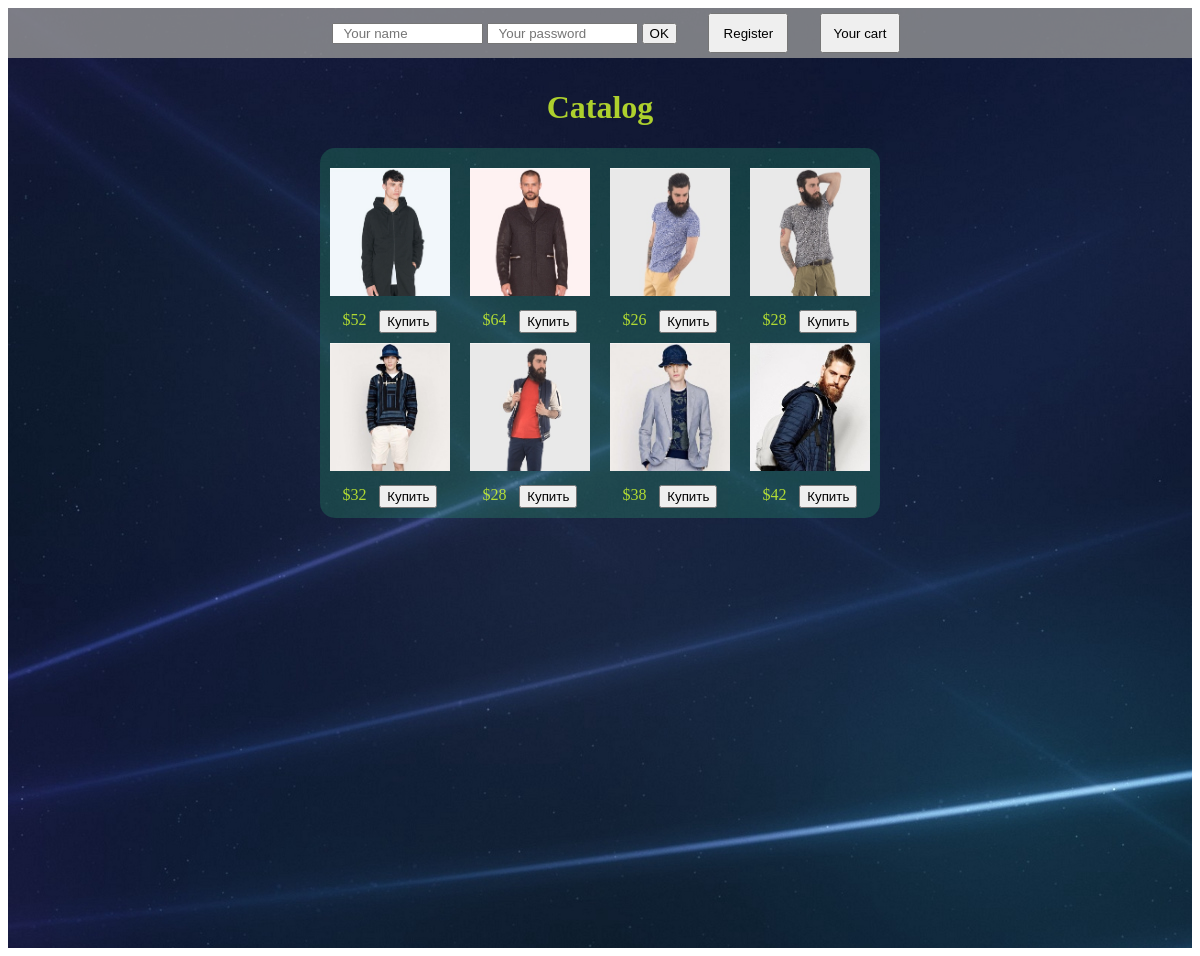
The page / on the database its author committed.
### tables this page shows
CREATE TABLE `goods` (
  `id` int(11) NOT NULL,
  `pic` text NOT NULL,
  `name` text NOT NULL,
  `price` int(11) NOT NULL,
  `description` text NOT NULL
);

### index.php (the view, shortened to what this page needs)
<?php
include "include/connect.php";
$sql = "SELECT * FROM `goods`";
$result = mysqli_query($db, $sql);
include "include/calc_sum.php";
$username = json_decode($_COOKIE['user']);
?>
<!DOCTYPE html>
<html lang="en">
<head>
    <link rel="stylesheet" type="text/css" href="style.css"/>
</head>
<body>
<div class="container">
    <div class="top">
        <div class="tocart">
            <?php
            if ($username[0] == null) {
                include "include/form.php";
            } else {
                include "include/form1.php";
            }
            ?>
            <a href="pages/cart.php">
                <button class="cart">Your cart <br/><span class="sum"><?= $sum ?></span></button>
            </a>
        </div>
    </div>
    <div class="content">
        <h1 class="title">Catalog</h1>
        <div class="album">
            <?php
            foreach ($result as $name): ?>
                <div class="border">
                    <a rel="gallery" class="pic"
                       href="pages/single.php?id=<?= $name['id'] ?>">
                        <img alt="pic" src="img/small/<?= $name['pic'] ?>" width="120"/>
                    </a>
                    <div class="price-buy">
                        <p class="price">$<?= $name['price'] ?></p>
                        <button class="buy" data-id_good="<?= $name['id'] ?>">Купить</button>
                    </div>
                </div>
                <br>
            <? endforeach; ?>
        </div>
    </div>
</div>
</body>
</html>

### include/form.php
<?php
$content = '
<form class="enter" action = "../handler/authorization.php" method = "post" >
    <input id = "user" name = "user_name" type = "text" placeholder = "Your name" >
    <input id = "pass" name = "user_pass" type = "password" placeholder = "Your password" >
    <button id = "ok" > OK</button >
  </form >
  <form action="../pages/register.php" method="post">
    <button type="submit" class="register" name="register" value="register">Register</button>
</form>';
$content1 = '
<form class="enter" action = "handler/authorization.php" method = "post" >
    <input id = "user" name = "user_name" type = "text" placeholder = "Your name" >
    <input id = "pass" name = "user_pass" type = "password" placeholder = "Your password" >
    <button id = "ok" > OK</button >
  </form >
  <form action="pages/register.php" method="post">
    <button type="submit" class="register" name="register" value="register">Register</button>
</form>';
if (preg_match("/.+index.php/", $_SERVER['HTTP_REFERER']) == 1) {
  echo $content;
} else {
  echo $content1;
};

### style.css (style rules this page uses)
.container { display: flex; flex-direction: column; width: auto; min-height: 940px; background-image: url(img/bg.jpg); }
.content { display: flex; flex-direction: column; justify-content: center; align-items: center; margin-top: 10px; }
.top { display: flex; justify-content: center; align-items: center; width: auto; height: 50px; background: rgba(152, 152, 152, 0.79); }
.tocart { display: flex; justify-content: space-between; align-items: center; width: 600px; height: 40px; }
.enter { margin: 0; }
.cart { width: 80px; height: 40px; transition: 0.2s; }
.register { width: 80px; height: 40px; transition: 0.2s; }
.title { color: rgba(214, 255, 44, 0.8); }
.price { margin: 1px 0 4px 0; color: rgba(214, 255, 44, 0.8); }
.album { display: flex; justify-content: center; flex-wrap: wrap; width: 560px; min-height: 100px; background: rgba(57, 255, 151, 0.16); border-radius: 15px; padding: 10px 0 10px 0; }
.price-buy { display: flex; justify-content: space-evenly; width: 120px; }
.pic { transition: 0.3s; margin: 10px; }
.border { display: flex; flex-direction: column; align-items: center; }
#user, #pass { width: 135px; padding-left: 10px; }

### rows shown on the page
goods: pic (picture), price "52"
goods: pic (picture), price "64"
goods: pic (picture), price "26"
goods: pic (picture), price "28"
goods: pic (picture), price "32"
goods: pic (picture), price "28"
goods: pic (picture), price "38"
goods: pic (picture), price "42"
